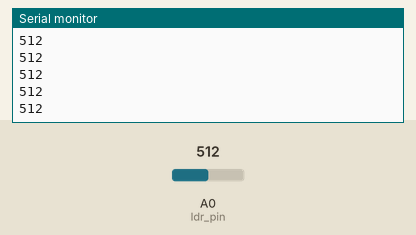
Simulated run of this sketch. Board: Arduino Uno, built with avr-gcc and run on an emulated ATmega328P. On the bench: the last lines printed to the serial monitor. Inputs (shaded band) come from the test bench; at power-on: A0 (ldr_pin) = 512.

Above: at 1.2 s.
1.3 s: A0 (ldr_pin) set to 716
At 1.31 s:
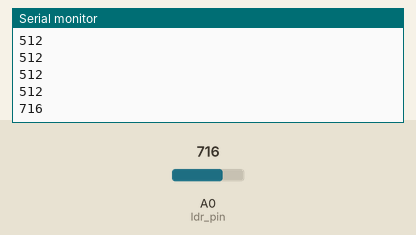
2.8 s: A0 (ldr_pin) set to 900
At 2.81 s:
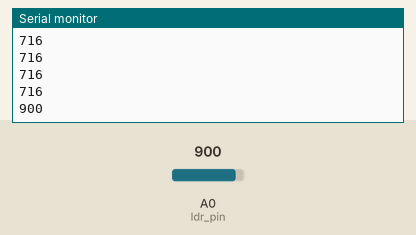
Timing chart, 0 to 5.8 s (numbered marks = the images above; inputs shaded):
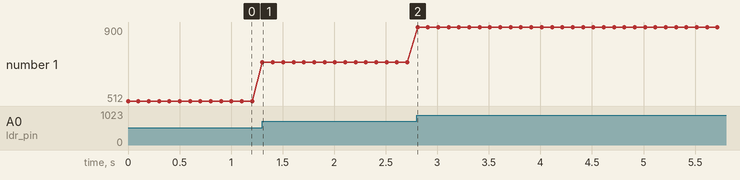

The sketch:

4_analog_sensor.ino
```cpp
/*
 * 4_analog_sensor.ino
 *
 * this is a simple Arduino program to read from an analog sensor (in this
 * case an ldr) and write the sensor reading to the serial monitor
 *
 * this program uses pin A0 for the analog sensor
 *
 * author: alex shenfield
 * date:   2024-11-12
 */

// INITIAL VARIABLES

// the ldr is connected to A0
const int ldr_pin = A0;

// CODE

// this method runs once (when the sketch starts)
void setup()
{
  // initialise serial communication at 115200 bits per second, wait for
  // the serial port to become available, and print a start up message
  Serial.begin(115200);
  while (!Serial)
  {
    delay(1);
  }
  Serial.println("analog sensor example");
}

// this methods loops continuously
void loop()
{
  // read the analog sensor and print to the serial monitor
  int ldr_value = analogRead(ldr_pin);
  Serial.println(ldr_value);

  // delay for 100 ms between readings
  delay(100);
}
```

Measured:
- after the input at 1.3 s, the serial monitor: prints a new line at once (image 1)
- after the input at 2.8 s, the serial monitor: prints a new line at once (image 2)
- plotted number 1: 512 → 716 after the input at 1.3 s, 716 → 900 after the input at 2.8 s
